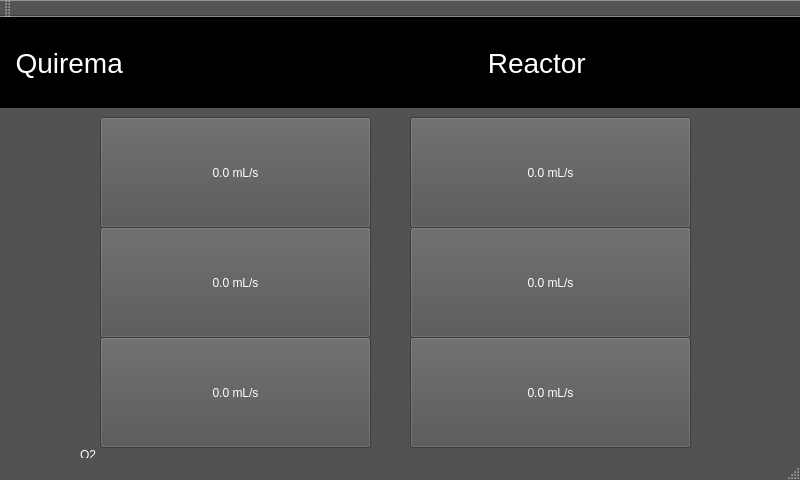
<?xml version="1.0" encoding="UTF-8"?>
<ui version="4.0">
 <class>MainWindow</class>
 <widget class="QMainWindow" name="MainWindow">
  <property name="geometry">
   <rect>
    <x>0</x>
    <y>0</y>
    <width>800</width>
    <height>480</height>
   </rect>
  </property>
  <property name="palette">
   <palette>
    <active>
     <colorrole role="WindowText">
      <brush brushstyle="SolidPattern">
       <color alpha="255">
        <red>255</red>
        <green>255</green>
        <blue>255</blue>
       </color>
      </brush>
     </colorrole>
     <colorrole role="Button">
      <brush brushstyle="SolidPattern">
       <color alpha="255">
        <red>81</red>
        <green>82</green>
        <blue>83</blue>
       </color>
      </brush>
     </colorrole>
     <colorrole role="Light">
      <brush brushstyle="SolidPattern">
       <color alpha="255">
        <red>121</red>
        <green>123</green>
        <blue>125</blue>
       </color>
      </brush>
     </colorrole>
     <colorrole role="Midlight">
      <brush brushstyle="SolidPattern">
       <color alpha="255">
        <red>101</red>
        <green>102</green>
        <blue>104</blue>
       </color>
      </brush>
     </colorrole>
     <colorrole role="Dark">
      <brush brushstyle="SolidPattern">
       <color alpha="255">
        <red>40</red>
        <green>41</green>
        <blue>41</blue>
       </color>
      </brush>
     </colorrole>
     <colorrole role="Mid">
      <brush brushstyle="SolidPattern">
       <color alpha="255">
        <red>54</red>
        <green>54</green>
        <blue>55</blue>
       </color>
      </brush>
     </colorrole>
     <colorrole role="Text">
      <brush brushstyle="SolidPattern">
       <color alpha="255">
        <red>255</red>
        <green>255</green>
        <blue>255</blue>
       </color>
      </brush>
     </colorrole>
     <colorrole role="BrightText">
      <brush brushstyle="SolidPattern">
       <color alpha="255">
        <red>255</red>
        <green>255</green>
        <blue>255</blue>
       </color>
      </brush>
     </colorrole>
     <colorrole role="ButtonText">
      <brush brushstyle="SolidPattern">
       <color alpha="255">
        <red>255</red>
        <green>255</green>
        <blue>255</blue>
       </color>
      </brush>
     </colorrole>
     <colorrole role="Base">
      <brush brushstyle="SolidPattern">
       <color alpha="255">
        <red>0</red>
        <green>0</green>
        <blue>0</blue>
       </color>
      </brush>
     </colorrole>
     <colorrole role="Window">
      <brush brushstyle="SolidPattern">
       <color alpha="255">
        <red>81</red>
        <green>82</green>
        <blue>83</blue>
       </color>
      </brush>
     </colorrole>
     <colorrole role="Shadow">
      <brush brushstyle="SolidPattern">
       <color alpha="255">
        <red>0</red>
        <green>0</green>
        <blue>0</blue>
       </color>
      </brush>
     </colorrole>
     <colorrole role="AlternateBase">
      <brush brushstyle="SolidPattern">
       <color alpha="255">
        <red>40</red>
        <green>41</green>
        <blue>41</blue>
       </color>
      </brush>
     </colorrole>
     <colorrole role="ToolTipBase">
      <brush brushstyle="SolidPattern">
       <color alpha="255">
        <red>255</red>
        <green>255</green>
        <blue>220</blue>
       </color>
      </brush>
     </colorrole>
     <colorrole role="ToolTipText">
      <brush brushstyle="SolidPattern">
       <color alpha="255">
        <red>0</red>
        <green>0</green>
        <blue>0</blue>
       </color>
      </brush>
     </colorrole>
    </active>
    <inactive>
     <colorrole role="WindowText">
      <brush brushstyle="SolidPattern">
       <color alpha="255">
        <red>255</red>
        <green>255</green>
        <blue>255</blue>
       </color>
      </brush>
     </colorrole>
     <colorrole role="Button">
      <brush brushstyle="SolidPattern">
       <color alpha="255">
        <red>81</red>
        <green>82</green>
        <blue>83</blue>
       </color>
      </brush>
     </colorrole>
     <colorrole role="Light">
      <brush brushstyle="SolidPattern">
       <color alpha="255">
        <red>121</red>
        <green>123</green>
        <blue>125</blue>
       </color>
      </brush>
     </colorrole>
     <colorrole role="Midlight">
      <brush brushstyle="SolidPattern">
       <color alpha="255">
        <red>101</red>
        <green>102</green>
        <blue>104</blue>
       </color>
      </brush>
     </colorrole>
     <colorrole role="Dark">
      <brush brushstyle="SolidPattern">
       <color alpha="255">
        <red>40</red>
        <green>41</green>
        <blue>41</blue>
       </color>
      </brush>
     </colorrole>
     <colorrole role="Mid">
      <brush brushstyle="SolidPattern">
       <color alpha="255">
        <red>54</red>
        <green>54</green>
        <blue>55</blue>
       </color>
      </brush>
     </colorrole>
     <colorrole role="Text">
      <brush brushstyle="SolidPattern">
       <color alpha="255">
        <red>255</red>
        <green>255</green>
        <blue>255</blue>
       </color>
      </brush>
     </colorrole>
     <colorrole role="BrightText">
      <brush brushstyle="SolidPattern">
       <color alpha="255">
        <red>255</red>
        <green>255</green>
        <blue>255</blue>
       </color>
      </brush>
     </colorrole>
     <colorrole role="ButtonText">
      <brush brushstyle="SolidPattern">
       <color alpha="255">
        <red>255</red>
        <green>255</green>
        <blue>255</blue>
       </color>
      </brush>
     </colorrole>
     <colorrole role="Base">
      <brush brushstyle="SolidPattern">
       <color alpha="255">
        <red>0</red>
        <green>0</green>
        <blue>0</blue>
       </color>
      </brush>
     </colorrole>
     <colorrole role="Window">
      <brush brushstyle="SolidPattern">
       <color alpha="255">
        <red>81</red>
        <green>82</green>
        <blue>83</blue>
       </color>
      </brush>
     </colorrole>
     <colorrole role="Shadow">
      <brush brushstyle="SolidPattern">
       <color alpha="255">
        <red>0</red>
        <green>0</green>
        <blue>0</blue>
       </color>
      </brush>
     </colorrole>
     <colorrole role="AlternateBase">
      <brush brushstyle="SolidPattern">
       <color alpha="255">
        <red>40</red>
        <green>41</green>
        <blue>41</blue>
       </color>
      </brush>
     </colorrole>
     <colorrole role="ToolTipBase">
      <brush brushstyle="SolidPattern">
       <color alpha="255">
        <red>255</red>
        <green>255</green>
        <blue>220</blue>
       </color>
      </brush>
     </colorrole>
     <colorrole role="ToolTipText">
      <brush brushstyle="SolidPattern">
       <color alpha="255">
        <red>0</red>
        <green>0</green>
        <blue>0</blue>
       </color>
      </brush>
     </colorrole>
    </inactive>
    <disabled>
     <colorrole role="WindowText">
      <brush brushstyle="SolidPattern">
       <color alpha="255">
        <red>40</red>
        <green>41</green>
        <blue>41</blue>
       </color>
      </brush>
     </colorrole>
     <colorrole role="Button">
      <brush brushstyle="SolidPattern">
       <color alpha="255">
        <red>81</red>
        <green>82</green>
        <blue>83</blue>
       </color>
      </brush>
     </colorrole>
     <colorrole role="Light">
      <brush brushstyle="SolidPattern">
       <color alpha="255">
        <red>121</red>
        <green>123</green>
        <blue>125</blue>
       </color>
      </brush>
     </colorrole>
     <colorrole role="Midlight">
      <brush brushstyle="SolidPattern">
       <color alpha="255">
        <red>101</red>
        <green>102</green>
        <blue>104</blue>
       </color>
      </brush>
     </colorrole>
     <colorrole role="Dark">
      <brush brushstyle="SolidPattern">
       <color alpha="255">
        <red>40</red>
        <green>41</green>
        <blue>41</blue>
       </color>
      </brush>
     </colorrole>
     <colorrole role="Mid">
      <brush brushstyle="SolidPattern">
       <color alpha="255">
        <red>54</red>
        <green>54</green>
        <blue>55</blue>
       </color>
      </brush>
     </colorrole>
     <colorrole role="Text">
      <brush brushstyle="SolidPattern">
       <color alpha="255">
        <red>40</red>
        <green>41</green>
        <blue>41</blue>
       </color>
      </brush>
     </colorrole>
     <colorrole role="BrightText">
      <brush brushstyle="SolidPattern">
       <color alpha="255">
        <red>255</red>
        <green>255</green>
        <blue>255</blue>
       </color>
      </brush>
     </colorrole>
     <colorrole role="ButtonText">
      <brush brushstyle="SolidPattern">
       <color alpha="255">
        <red>40</red>
        <green>41</green>
        <blue>41</blue>
       </color>
      </brush>
     </colorrole>
     <colorrole role="Base">
      <brush brushstyle="SolidPattern">
       <color alpha="255">
        <red>81</red>
        <green>82</green>
        <blue>83</blue>
       </color>
      </brush>
     </colorrole>
     <colorrole role="Window">
      <brush brushstyle="SolidPattern">
       <color alpha="255">
        <red>81</red>
        <green>82</green>
        <blue>83</blue>
       </color>
      </brush>
     </colorrole>
     <colorrole role="Shadow">
      <brush brushstyle="SolidPattern">
       <color alpha="255">
        <red>0</red>
        <green>0</green>
        <blue>0</blue>
       </color>
      </brush>
     </colorrole>
     <colorrole role="AlternateBase">
      <brush brushstyle="SolidPattern">
       <color alpha="255">
        <red>81</red>
        <green>82</green>
        <blue>83</blue>
       </color>
      </brush>
     </colorrole>
     <colorrole role="ToolTipBase">
      <brush brushstyle="SolidPattern">
       <color alpha="255">
        <red>255</red>
        <green>255</green>
        <blue>220</blue>
       </color>
      </brush>
     </colorrole>
     <colorrole role="ToolTipText">
      <brush brushstyle="SolidPattern">
       <color alpha="255">
        <red>0</red>
        <green>0</green>
        <blue>0</blue>
       </color>
      </brush>
     </colorrole>
    </disabled>
   </palette>
  </property>
  <property name="windowTitle">
   <string>Quirema</string>
  </property>
  <widget class="QWidget" name="centralWidget">
   <widget class="QLabel" name="label">
    <property name="geometry">
     <rect>
      <x>0</x>
      <y>0</y>
      <width>801</width>
      <height>91</height>
     </rect>
    </property>
    <property name="font">
     <font>
      <pointsize>21</pointsize>
     </font>
    </property>
    <property name="styleSheet">
     <string notr="true">background-color:rgb(0, 0, 0);
color:rgb(255, 255, 255)</string>
    </property>
    <property name="text">
     <string>  Quirema                                               Reactor</string>
    </property>
   </widget>
   <widget class="QLabel" name="label_3">
    <property name="geometry">
     <rect>
      <x>10</x>
      <y>100</y>
      <width>61</width>
      <height>81</height>
     </rect>
    </property>
    <property name="text">
     <string/>
    </property>
    <property name="pixmap">
     <pixmap>../../images/imagenes1controladorFlujo1.png</pixmap>
    </property>
    <property name="scaledContents">
     <bool>true</bool>
    </property>
   </widget>
   <widget class="QLabel" name="label_5">
    <property name="geometry">
     <rect>
      <x>10</x>
      <y>430</y>
      <width>61</width>
      <height>81</height>
     </rect>
    </property>
    <property name="text">
     <string/>
    </property>
    <property name="pixmap">
     <pixmap>../../images/imagenes1controladorFlujo1.png</pixmap>
    </property>
    <property name="scaledContents">
     <bool>true</bool>
    </property>
   </widget>
   <widget class="QLabel" name="label_6">
    <property name="geometry">
     <rect>
      <x>60</x>
      <y>150</y>
      <width>161</width>
      <height>21</height>
     </rect>
    </property>
    <property name="text">
     <string/>
    </property>
    <property name="pixmap">
     <pixmap>../../images/imagenes1tuberiaHorizontal.jpg</pixmap>
    </property>
    <property name="scaledContents">
     <bool>true</bool>
    </property>
   </widget>
   <widget class="QLabel" name="label_8">
    <property name="geometry">
     <rect>
      <x>60</x>
      <y>480</y>
      <width>121</width>
      <height>16</height>
     </rect>
    </property>
    <property name="text">
     <string/>
    </property>
    <property name="pixmap">
     <pixmap>../../images/imagenes1tuberia1.jpg</pixmap>
    </property>
    <property name="scaledContents">
     <bool>true</bool>
    </property>
   </widget>
   <widget class="QLabel" name="label_9">
    <property name="geometry">
     <rect>
      <x>220</x>
      <y>320</y>
      <width>41</width>
      <height>41</height>
     </rect>
    </property>
    <property name="text">
     <string/>
    </property>
    <property name="pixmap">
     <pixmap>../../images/imagenes1union4.png</pixmap>
    </property>
    <property name="scaledContents">
     <bool>true</bool>
    </property>
   </widget>
   <widget class="QLabel" name="label_10">
    <property name="geometry">
     <rect>
      <x>220</x>
      <y>150</y>
      <width>31</width>
      <height>31</height>
     </rect>
    </property>
    <property name="text">
     <string/>
    </property>
    <property name="pixmap">
     <pixmap>../../images/imagenes1tuberiaUnion2.png</pixmap>
    </property>
    <property name="scaledContents">
     <bool>true</bool>
    </property>
   </widget>
   <widget class="QLabel" name="label_11">
    <property name="geometry">
     <rect>
      <x>230</x>
      <y>180</y>
      <width>21</width>
      <height>141</height>
     </rect>
    </property>
    <property name="text">
     <string/>
    </property>
    <property name="pixmap">
     <pixmap>../../images/imagenes1tuberiaVertical.jpg</pixmap>
    </property>
    <property name="scaledContents">
     <bool>true</bool>
    </property>
   </widget>
   <widget class="QLabel" name="label_12">
    <property name="geometry">
     <rect>
      <x>60</x>
      <y>480</y>
      <width>121</width>
      <height>21</height>
     </rect>
    </property>
    <property name="text">
     <string/>
    </property>
    <property name="pixmap">
     <pixmap>../../images/imagenes1tuberiaHorizontal.jpg</pixmap>
    </property>
    <property name="scaledContents">
     <bool>true</bool>
    </property>
   </widget>
   <widget class="QLabel" name="label_13">
    <property name="geometry">
     <rect>
      <x>180</x>
      <y>480</y>
      <width>31</width>
      <height>31</height>
     </rect>
    </property>
    <property name="text">
     <string/>
    </property>
    <property name="pixmap">
     <pixmap>../../images/imagenes1tuberiaUnion2.png</pixmap>
    </property>
    <property name="scaledContents">
     <bool>true</bool>
    </property>
   </widget>
   <widget class="QLabel" name="label_14">
    <property name="geometry">
     <rect>
      <x>230</x>
      <y>360</y>
      <width>21</width>
      <height>181</height>
     </rect>
    </property>
    <property name="text">
     <string/>
    </property>
    <property name="pixmap">
     <pixmap>../../images/imagenes1tuberiaVertical.jpg</pixmap>
    </property>
    <property name="scaledContents">
     <bool>true</bool>
    </property>
   </widget>
   <widget class="QLabel" name="label_15">
    <property name="geometry">
     <rect>
      <x>190</x>
      <y>510</y>
      <width>21</width>
      <height>31</height>
     </rect>
    </property>
    <property name="text">
     <string/>
    </property>
    <property name="pixmap">
     <pixmap>../../images/imagenes1tuberiaVertical.jpg</pixmap>
    </property>
    <property name="scaledContents">
     <bool>true</bool>
    </property>
   </widget>
   <widget class="QLabel" name="label_16">
    <property name="geometry">
     <rect>
      <x>260</x>
      <y>330</y>
      <width>71</width>
      <height>21</height>
     </rect>
    </property>
    <property name="text">
     <string/>
    </property>
    <property name="pixmap">
     <pixmap>../../images/imagenes1tuberiaHorizontal.jpg</pixmap>
    </property>
    <property name="scaledContents">
     <bool>true</bool>
    </property>
   </widget>
   <widget class="QLabel" name="label_18">
    <property name="geometry">
     <rect>
      <x>340</x>
      <y>160</y>
      <width>21</width>
      <height>161</height>
     </rect>
    </property>
    <property name="text">
     <string/>
    </property>
    <property name="pixmap">
     <pixmap>../../images/imagenes1tuberiaVertical.jpg</pixmap>
    </property>
    <property name="scaledContents">
     <bool>true</bool>
    </property>
   </widget>
   <widget class="QLabel" name="label_19">
    <property name="geometry">
     <rect>
      <x>340</x>
      <y>130</y>
      <width>31</width>
      <height>31</height>
     </rect>
    </property>
    <property name="text">
     <string/>
    </property>
    <property name="pixmap">
     <pixmap>../../images/imagenes1tuberiaUnion2 copy.png</pixmap>
    </property>
    <property name="scaledContents">
     <bool>true</bool>
    </property>
   </widget>
   <widget class="QLabel" name="label_20">
    <property name="geometry">
     <rect>
      <x>370</x>
      <y>130</y>
      <width>221</width>
      <height>21</height>
     </rect>
    </property>
    <property name="text">
     <string/>
    </property>
    <property name="pixmap">
     <pixmap>../../images/imagenes1tuberiaHorizontal.jpg</pixmap>
    </property>
    <property name="scaledContents">
     <bool>true</bool>
    </property>
   </widget>
   <widget class="QLabel" name="label_21">
    <property name="geometry">
     <rect>
      <x>590</x>
      <y>130</y>
      <width>41</width>
      <height>31</height>
     </rect>
    </property>
    <property name="text">
     <string/>
    </property>
    <property name="pixmap">
     <pixmap>../../images/imagenes1tuberiaUnion4 copy.png</pixmap>
    </property>
    <property name="scaledContents">
     <bool>true</bool>
    </property>
   </widget>
   <widget class="QLabel" name="label_23">
    <property name="geometry">
     <rect>
      <x>590</x>
      <y>390</y>
      <width>41</width>
      <height>31</height>
     </rect>
    </property>
    <property name="text">
     <string/>
    </property>
    <property name="pixmap">
     <pixmap>../../images/imagenes1tuberiaUnion4.png</pixmap>
    </property>
    <property name="scaledContents">
     <bool>true</bool>
    </property>
   </widget>
   <widget class="QLabel" name="label_24">
    <property name="geometry">
     <rect>
      <x>440</x>
      <y>400</y>
      <width>151</width>
      <height>21</height>
     </rect>
    </property>
    <property name="text">
     <string/>
    </property>
    <property name="pixmap">
     <pixmap>../../images/imagenes1tuberiaHorizontal.jpg</pixmap>
    </property>
    <property name="scaledContents">
     <bool>true</bool>
    </property>
   </widget>
   <widget class="QLabel" name="label_25">
    <property name="geometry">
     <rect>
      <x>630</x>
      <y>130</y>
      <width>51</width>
      <height>21</height>
     </rect>
    </property>
    <property name="text">
     <string/>
    </property>
    <property name="pixmap">
     <pixmap>../../images/imagenes1tuberiaHorizontal.jpg</pixmap>
    </property>
    <property name="scaledContents">
     <bool>true</bool>
    </property>
   </widget>
   <widget class="QLabel" name="label_26">
    <property name="geometry">
     <rect>
      <x>680</x>
      <y>130</y>
      <width>41</width>
      <height>31</height>
     </rect>
    </property>
    <property name="text">
     <string/>
    </property>
    <property name="pixmap">
     <pixmap>../../images/imagenes1tuberiaUnion2.png</pixmap>
    </property>
    <property name="scaledContents">
     <bool>true</bool>
    </property>
   </widget>
   <widget class="QLabel" name="label_27">
    <property name="geometry">
     <rect>
      <x>690</x>
      <y>390</y>
      <width>31</width>
      <height>41</height>
     </rect>
    </property>
    <property name="text">
     <string/>
    </property>
    <property name="pixmap">
     <pixmap>../../images/imagenes1tuberiaUnion4 copy 2.png</pixmap>
    </property>
    <property name="scaledContents">
     <bool>true</bool>
    </property>
   </widget>
   <widget class="QLabel" name="label_28">
    <property name="geometry">
     <rect>
      <x>630</x>
      <y>400</y>
      <width>61</width>
      <height>21</height>
     </rect>
    </property>
    <property name="text">
     <string/>
    </property>
    <property name="pixmap">
     <pixmap>../../images/imagenes1tuberiaHorizontal.jpg</pixmap>
    </property>
    <property name="scaledContents">
     <bool>true</bool>
    </property>
   </widget>
   <widget class="QLabel" name="label_29">
    <property name="geometry">
     <rect>
      <x>690</x>
      <y>460</y>
      <width>31</width>
      <height>31</height>
     </rect>
    </property>
    <property name="text">
     <string/>
    </property>
    <property name="pixmap">
     <pixmap>../../images/imagenes1tuberiaUnion3.png</pixmap>
    </property>
    <property name="scaledContents">
     <bool>true</bool>
    </property>
   </widget>
   <widget class="QLabel" name="label_30">
    <property name="geometry">
     <rect>
      <x>700</x>
      <y>430</y>
      <width>21</width>
      <height>31</height>
     </rect>
    </property>
    <property name="text">
     <string/>
    </property>
    <property name="pixmap">
     <pixmap>../../images/imagenes1tuberiaVertical.jpg</pixmap>
    </property>
    <property name="scaledContents">
     <bool>true</bool>
    </property>
   </widget>
   <widget class="QLabel" name="label_31">
    <property name="geometry">
     <rect>
      <x>560</x>
      <y>470</y>
      <width>131</width>
      <height>21</height>
     </rect>
    </property>
    <property name="text">
     <string/>
    </property>
    <property name="pixmap">
     <pixmap>../../images/imagenes1tuberiaHorizontal.jpg</pixmap>
    </property>
    <property name="scaledContents">
     <bool>true</bool>
    </property>
   </widget>
   <widget class="QLabel" name="label_32">
    <property name="geometry">
     <rect>
      <x>530</x>
      <y>470</y>
      <width>31</width>
      <height>31</height>
     </rect>
    </property>
    <property name="text">
     <string/>
    </property>
    <property name="pixmap">
     <pixmap>../../images/imagenes1tuberiaUnion2 copy.png</pixmap>
    </property>
    <property name="scaledContents">
     <bool>true</bool>
    </property>
   </widget>
   <widget class="QLabel" name="label_33">
    <property name="geometry">
     <rect>
      <x>690</x>
      <y>180</y>
      <width>41</width>
      <height>181</height>
     </rect>
    </property>
    <property name="text">
     <string/>
    </property>
    <property name="pixmap">
     <pixmap>../../images/imagenes1horno.png</pixmap>
    </property>
    <property name="scaledContents">
     <bool>true</bool>
    </property>
   </widget>
   <widget class="QLabel" name="label_34">
    <property name="geometry">
     <rect>
      <x>520</x>
      <y>520</y>
      <width>41</width>
      <height>51</height>
     </rect>
    </property>
    <property name="text">
     <string/>
    </property>
    <property name="pixmap">
     <pixmap>../../images/imagenes1cilindro.png</pixmap>
    </property>
    <property name="scaledContents">
     <bool>true</bool>
    </property>
   </widget>
   <widget class="QLabel" name="label_35">
    <property name="geometry">
     <rect>
      <x>530</x>
      <y>500</y>
      <width>21</width>
      <height>31</height>
     </rect>
    </property>
    <property name="text">
     <string/>
    </property>
    <property name="pixmap">
     <pixmap>../../images/imagenes1tuberiaVertical.jpg</pixmap>
    </property>
    <property name="scaledContents">
     <bool>true</bool>
    </property>
   </widget>
   <widget class="QLabel" name="label_36">
    <property name="geometry">
     <rect>
      <x>520</x>
      <y>580</y>
      <width>41</width>
      <height>51</height>
     </rect>
    </property>
    <property name="text">
     <string/>
    </property>
    <property name="pixmap">
     <pixmap>../../images/imagenes1cilindro.png</pixmap>
    </property>
    <property name="scaledContents">
     <bool>true</bool>
    </property>
   </widget>
   <widget class="QLabel" name="label_37">
    <property name="geometry">
     <rect>
      <x>530</x>
      <y>560</y>
      <width>21</width>
      <height>31</height>
     </rect>
    </property>
    <property name="text">
     <string/>
    </property>
    <property name="pixmap">
     <pixmap>../../images/imagenes1tuberiaVertical.jpg</pixmap>
    </property>
    <property name="scaledContents">
     <bool>true</bool>
    </property>
   </widget>
   <widget class="QLabel" name="label_38">
    <property name="geometry">
     <rect>
      <x>160</x>
      <y>540</y>
      <width>111</width>
      <height>91</height>
     </rect>
    </property>
    <property name="text">
     <string/>
    </property>
    <property name="pixmap">
     <pixmap>../../images/imagenes1saturador.png</pixmap>
    </property>
    <property name="scaledContents">
     <bool>true</bool>
    </property>
   </widget>
   <widget class="QLabel" name="label_39">
    <property name="geometry">
     <rect>
      <x>380</x>
      <y>380</y>
      <width>61</width>
      <height>51</height>
     </rect>
    </property>
    <property name="text">
     <string/>
    </property>
    <property name="pixmap">
     <pixmap>../../images/imagenes1battery.png</pixmap>
    </property>
    <property name="scaledContents">
     <bool>true</bool>
    </property>
   </widget>
   <widget class="QLabel" name="label_40">
    <property name="geometry">
     <rect>
      <x>340</x>
      <y>400</y>
      <width>41</width>
      <height>21</height>
     </rect>
    </property>
    <property name="text">
     <string/>
    </property>
    <property name="pixmap">
     <pixmap>../../images/imagenes1tuberiaHorizontal.jpg</pixmap>
    </property>
    <property name="scaledContents">
     <bool>true</bool>
    </property>
   </widget>
   <widget class="QLabel" name="label_41">
    <property name="geometry">
     <rect>
      <x>290</x>
      <y>370</y>
      <width>51</width>
      <height>51</height>
     </rect>
    </property>
    <property name="text">
     <string/>
    </property>
    <property name="pixmap">
     <pixmap>../../images/imagenes1valve.png</pixmap>
    </property>
    <property name="scaledContents">
     <bool>true</bool>
    </property>
   </widget>
   <widget class="QLabel" name="label_44">
    <property name="geometry">
     <rect>
      <x>80</x>
      <y>460</y>
      <width>60</width>
      <height>16</height>
     </rect>
    </property>
    <property name="text">
     <string>0.0 mL/s</string>
    </property>
   </widget>
   <widget class="QLabel" name="label_47">
    <property name="geometry">
     <rect>
      <x>80</x>
      <y>430</y>
      <width>21</width>
      <height>16</height>
     </rect>
    </property>
    <property name="text">
     <string>O2</string>
    </property>
   </widget>
   <widget class="QLabel" name="label_50">
    <property name="geometry">
     <rect>
      <x>20</x>
      <y>530</y>
      <width>21</width>
      <height>16</height>
     </rect>
    </property>
    <property name="text">
     <string>SV:</string>
    </property>
   </widget>
   <widget class="QPushButton" name="pushButton_2">
    <property name="geometry">
     <rect>
      <x>100</x>
      <y>100</y>
      <width>271</width>
      <height>111</height>
     </rect>
    </property>
    <property name="text">
     <string>0.0 mL/s</string>
    </property>
   </widget>
   <widget class="QPushButton" name="pushButton_3">
    <property name="geometry">
     <rect>
      <x>40</x>
      <y>520</y>
      <width>101</width>
      <height>32</height>
     </rect>
    </property>
    <property name="text">
     <string>0.0 mL/s</string>
    </property>
   </widget>
   <widget class="QLabel" name="label_51">
    <property name="geometry">
     <rect>
      <x>700</x>
      <y>160</y>
      <width>21</width>
      <height>31</height>
     </rect>
    </property>
    <property name="text">
     <string/>
    </property>
    <property name="pixmap">
     <pixmap>../../images/imagenes1tuberiaVertical.jpg</pixmap>
    </property>
    <property name="scaledContents">
     <bool>true</bool>
    </property>
   </widget>
   <widget class="QLabel" name="label_52">
    <property name="geometry">
     <rect>
      <x>700</x>
      <y>360</y>
      <width>21</width>
      <height>31</height>
     </rect>
    </property>
    <property name="text">
     <string/>
    </property>
    <property name="pixmap">
     <pixmap>../../images/imagenes1tuberiaVertical.jpg</pixmap>
    </property>
    <property name="scaledContents">
     <bool>true</bool>
    </property>
   </widget>
   <widget class="QLabel" name="label_58">
    <property name="geometry">
     <rect>
      <x>470</x>
      <y>340</y>
      <width>31</width>
      <height>51</height>
     </rect>
    </property>
    <property name="text">
     <string/>
    </property>
    <property name="pixmap">
     <pixmap>../../images/imagenes1line.png</pixmap>
    </property>
    <property name="scaledContents">
     <bool>true</bool>
    </property>
   </widget>
   <widget class="QLabel" name="label_59">
    <property name="geometry">
     <rect>
      <x>470</x>
      <y>300</y>
      <width>31</width>
      <height>21</height>
     </rect>
    </property>
    <property name="text">
     <string/>
    </property>
    <property name="pixmap">
     <pixmap>../../images/imagenes1line.png</pixmap>
    </property>
    <property name="scaledContents">
     <bool>true</bool>
    </property>
   </widget>
   <widget class="QLabel" name="label_60">
    <property name="geometry">
     <rect>
      <x>430</x>
      <y>290</y>
      <width>16</width>
      <height>21</height>
     </rect>
    </property>
    <property name="text">
     <string/>
    </property>
    <property name="pixmap">
     <pixmap>../../images/imagenes1line copy.png</pixmap>
    </property>
    <property name="scaledContents">
     <bool>true</bool>
    </property>
   </widget>
   <widget class="QLabel" name="label_61">
    <property name="geometry">
     <rect>
      <x>450</x>
      <y>290</y>
      <width>16</width>
      <height>21</height>
     </rect>
    </property>
    <property name="text">
     <string/>
    </property>
    <property name="pixmap">
     <pixmap>../../images/imagenes1line copy.png</pixmap>
    </property>
    <property name="scaledContents">
     <bool>true</bool>
    </property>
   </widget>
   <widget class="QLabel" name="label_62">
    <property name="geometry">
     <rect>
      <x>470</x>
      <y>290</y>
      <width>16</width>
      <height>21</height>
     </rect>
    </property>
    <property name="text">
     <string/>
    </property>
    <property name="pixmap">
     <pixmap>../../images/imagenes1line copy.png</pixmap>
    </property>
    <property name="scaledContents">
     <bool>true</bool>
    </property>
   </widget>
   <widget class="QPushButton" name="pushButton_4">
    <property name="geometry">
     <rect>
      <x>410</x>
      <y>100</y>
      <width>281</width>
      <height>111</height>
     </rect>
    </property>
    <property name="text">
     <string>0.0 mL/s</string>
    </property>
   </widget>
   <widget class="QPushButton" name="pushButton_5">
    <property name="geometry">
     <rect>
      <x>100</x>
      <y>210</y>
      <width>271</width>
      <height>111</height>
     </rect>
    </property>
    <property name="text">
     <string>0.0 mL/s</string>
    </property>
   </widget>
   <widget class="QPushButton" name="pushButton_7">
    <property name="geometry">
     <rect>
      <x>100</x>
      <y>320</y>
      <width>271</width>
      <height>111</height>
     </rect>
    </property>
    <property name="text">
     <string>0.0 mL/s</string>
    </property>
   </widget>
   <widget class="QPushButton" name="pushButton_6">
    <property name="geometry">
     <rect>
      <x>410</x>
      <y>210</y>
      <width>281</width>
      <height>111</height>
     </rect>
    </property>
    <property name="text">
     <string>0.0 mL/s</string>
    </property>
   </widget>
   <widget class="QPushButton" name="pushButton_8">
    <property name="geometry">
     <rect>
      <x>410</x>
      <y>320</y>
      <width>281</width>
      <height>111</height>
     </rect>
    </property>
    <property name="text">
     <string>0.0 mL/s</string>
    </property>
   </widget>
  </widget>
  <widget class="QMenuBar" name="menuBar">
   <property name="geometry">
    <rect>
     <x>0</x>
     <y>0</y>
     <width>800</width>
     <height>22</height>
    </rect>
   </property>
  </widget>
  <widget class="QToolBar" name="mainToolBar">
   <attribute name="toolBarArea">
    <enum>TopToolBarArea</enum>
   </attribute>
   <attribute name="toolBarBreak">
    <bool>false</bool>
   </attribute>
  </widget>
  <widget class="QStatusBar" name="statusBar"/>
 </widget>
 <layoutdefault spacing="6" margin="11"/>
 <resources/>
 <connections/>
</ui>
